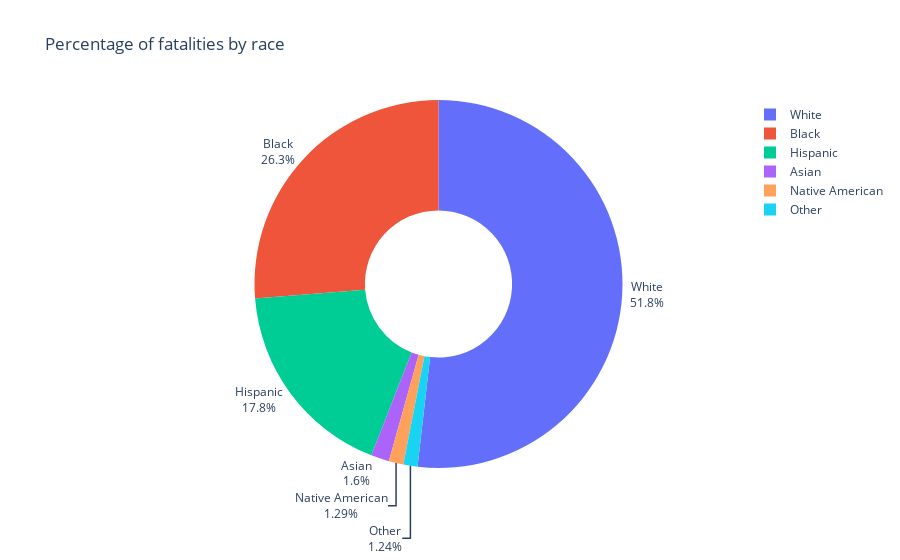

The notebook cell saved with this chart:
### Code cell
fig = px.pie(labels=fatalities_by_race.index,
             values=fatalities_by_race.values,
             title="Percentage of fatalities by race",
             names=fatalities_by_race.index,
             hole=0.4
)
fig.update_traces(textposition='outside', textinfo='percent+label')
 
fig.show()

### Figure 1 — Plotly figure (JSON) as saved in the notebook; plotly's stock layout.template omitted (floating-point values rounded to 4 significant figures)
{"data": [{"domain": {"x": [0, 1], "y": [0, 1]}, "hole": 0.4, "hovertemplate": "label=%{label}<br>value=%{value}<extra></extra>", "labels": ["White", "Black", "Hispanic", "Asian", "Native American", "Other"], "legendgroup": "", "name": "", "showlegend": true, "textinfo": "percent+label", "textposition": "outside", "type": "pie", "values": [1168, 592, 401, 36, 29, 28]}], "layout": {"autosize": true, "legend": {"tracegroupgap": 0}, "title": {"text": "Percentage of fatalities by race"}}}
